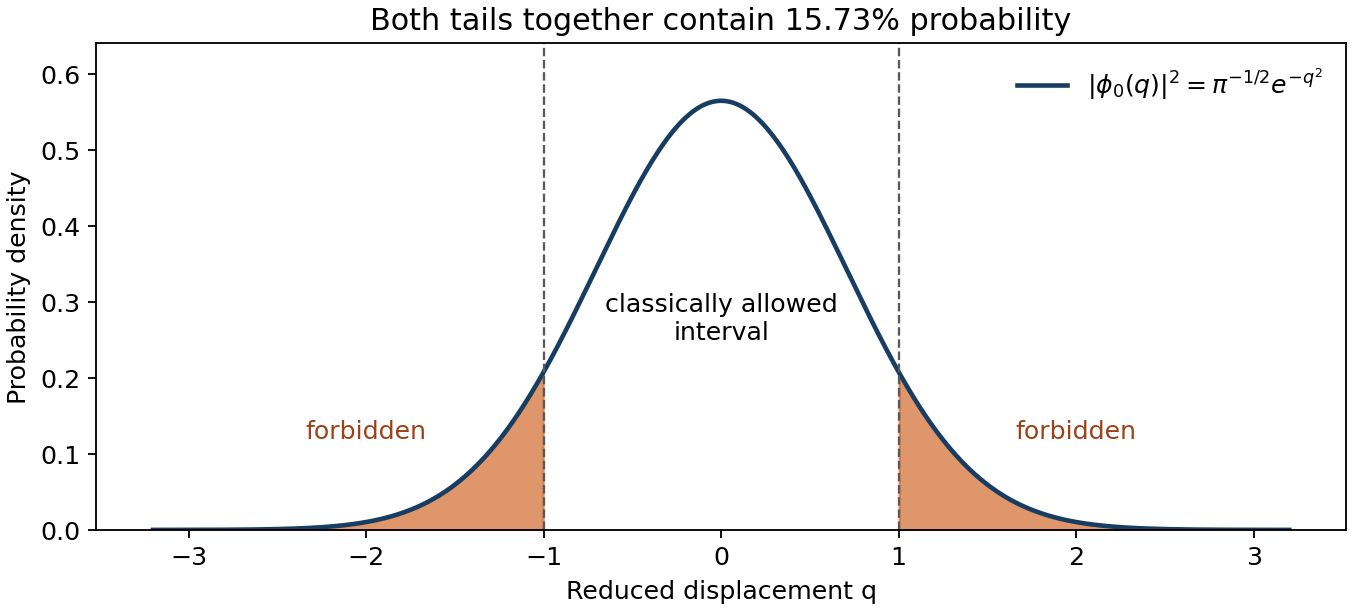

Generate this figure with Python:
"""Original analytic illustration. Tested with Python 3.14, NumPy and Matplotlib.
Run from the intended output directory; the PNG is written to the current directory.
"""
import numpy as np
import matplotlib
matplotlib.use("Agg")
import matplotlib.pyplot as plt
plt.rcParams.update({"font.size": 11, "figure.facecolor": "white", "savefig.facecolor": "white"})

q=np.linspace(-3.2,3.2,1801)
rho=np.exp(-q*q)/np.sqrt(np.pi)
fig,ax=plt.subplots(figsize=(8.2,3.7),layout="constrained")
ax.plot(q,rho,color="#173e62",lw=2,label=r"$|\phi_0(q)|^2=\pi^{-1/2}e^{-q^2}$")
for m in (q<=-1,q>=1):ax.fill_between(q,0,rho,where=m,color="#d57338",alpha=.75)
for t in (-1,1):ax.axvline(t,color=".35",ls="--",lw=1)
ax.text(0,.25,"classically allowed\ninterval",ha="center")
ax.text(-2,.12,"forbidden",ha="center",color="#99431b")
ax.text(2,.12,"forbidden",ha="center",color="#99431b")
ax.set(xlabel="Reduced displacement q",ylabel="Probability density",ylim=(0,.64),title="Both tails together contain 15.73% probability")
ax.legend(loc="upper right",frameon=False)
fig.savefig("paper-2b-oscillator-tails.png",dpi=165)
plt.close(fig)
